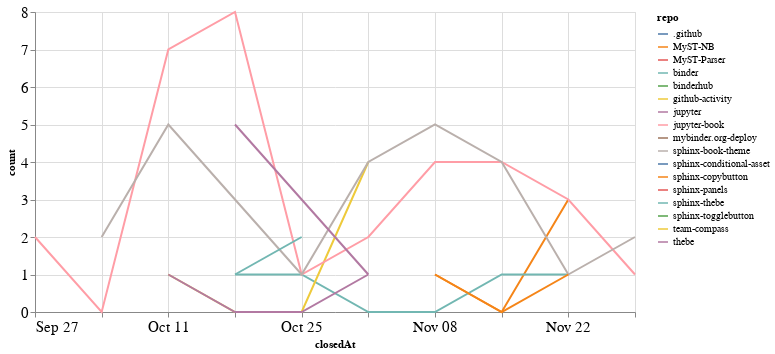

This figure's notebook cell:
### Code cell
closed_by_time = closed_by.groupby('repo').resample('W', on='closedAt').count()['author'].reset_index()
closed_by_time = closed_by_time.rename(columns={'author': 'count'})

alt.Chart(closed_by_time, width=600).mark_line().encode(
    x='closedAt',
    y='count',
    color='repo',
    tooltip="repo"
)

### Figure 1 — Vega-Lite specification as saved in the notebook (floating-point values rounded to 4 significant figures)
{"config": {"axisLeft": {"labelFontSize": 15}, "axisBottom": {"labelFontSize": 15}}, "data": {"name": "data-c5038de5a3de6f37d056c4983b8fe90f"}, "mark": "line", "encoding": {"color": {"type": "nominal", "field": "repo"}, "tooltip": {"type": "nominal", "field": "repo"}, "x": {"type": "temporal", "field": "closedAt"}, "y": {"type": "quantitative", "field": "count"}}, "width": 600, "$schema": "https://vega.github.io/schema/vega-lite/v4.8.1.json", "datasets": {"data-c5038de5a3de6f37d056c4983b8fe90f": [{"repo": ".github", "closedAt": "2020-11-08T00:00:00", "count": 1}, {"repo": "MyST-NB", "closedAt": "2020-11-08T00:00:00", "count": 1}, {"repo": "MyST-NB", "closedAt": "2020-11-15T00:00:00", "count": 0}, {"repo": "MyST-NB", "closedAt": "2020-11-22T00:00:00", "count": 3}, {"repo": "MyST-Parser", "closedAt": "2020-10-11T00:00:00", "count": 1}, {"repo": "binder", "closedAt": "2020-10-18T00:00:00", "count": 1}, {"repo": "binder", "closedAt": "2020-10-25T00:00:00", "count": 1}, {"repo": "binder", "closedAt": "2020-11-01T00:00:00", "count": 0}, {"repo": "binder", "closedAt": "2020-11-08T00:00:00", "count": 0}, {"repo": "binder", "closedAt": "2020-11-15T00:00:00", "count": 1}, {"repo": "binder", "closedAt": "2020-11-22T00:00:00", "count": 1}, {"repo": "binderhub", "closedAt": "2020-11-01T00:00:00", "count": 1}, {"repo": "github-activity", "closedAt": "2020-10-11T00:00:00", "count": 1}, {"repo": "github-activity", "closedAt": "2020-10-18T00:00:00", "count": 0}, {"repo": "github-activity", "closedAt": "2020-10-25T00:00:00", "count": 0}, {"repo": "github-activity", "closedAt": "2020-11-01T00:00:00", "count": 4}, {"repo": "jupyter", "closedAt": "2020-10-11T00:00:00", "count": 1}, {"repo": "jupyter", "closedAt": "2020-10-18T00:00:00", "count": 0}, {"repo": "jupyter", "closedAt": "2020-10-25T00:00:00", "count": 0}, {"repo": "jupyter", "closedAt": "2020-11-01T00:00:00", "count": 1}, {"repo": "jupyter-book", "closedAt": "2020-09-27T00:00:00", "count": 2}, {"repo": "jupyter-book", "closedAt": "2020-10-04T00:00:00", "count": 0}, {"repo": "jupyter-book", "closedAt": "2020-10-11T00:00:00", "count": 7}, {"repo": "jupyter-book", "closedAt": "2020-10-18T00:00:00", "count": 8}, {"repo": "jupyter-book", "closedAt": "2020-10-25T00:00:00", "count": 1}, {"repo": "jupyter-book", "closedAt": "2020-11-01T00:00:00", "count": 2}, {"repo": "jupyter-book", "closedAt": "2020-11-08T00:00:00", "count": 4}, {"repo": "jupyter-book", "closedAt": "2020-11-15T00:00:00", "count": 4}, {"repo": "jupyter-book", "closedAt": "2020-11-22T00:00:00", "count": 3}, {"repo": "jupyter-book", "closedAt": "2020-11-29T00:00:00", "count": 1}, {"repo": "mybinder.org-deploy", "closedAt": "2020-10-18T00:00:00", "count": 1}, {"repo": "sphinx-book-theme", "closedAt": "2020-10-04T00:00:00", "count": 2}, {"repo": "sphinx-book-theme", "closedAt": "2020-10-11T00:00:00", "count": 5}, {"repo": "sphinx-book-theme", "closedAt": "2020-10-18T00:00:00", "count": 3}, {"repo": "sphinx-book-theme", "closedAt": "2020-10-25T00:00:00", "count": 1}, {"repo": "sphinx-book-theme", "closedAt": "2020-11-01T00:00:00", "count": 4}, {"repo": "sphinx-book-theme", "closedAt": "2020-11-08T00:00:00", "count": 5}, {"repo": "sphinx-book-theme", "closedAt": "2020-11-15T00:00:00", "count": 4}, {"repo": "sphinx-book-theme", "closedAt": "2020-11-22T00:00:00", "count": 1}, {"repo": "sphinx-book-theme", "closedAt": "2020-11-29T00:00:00", "count": 2}, {"repo": "sphinx-conditional-asset", "closedAt": "2020-10-25T00:00:00", "count": 2}, {"repo": "sphinx-copybutton", "closedAt": "2020-11-08T00:00:00", "count": 1}, {"repo": "sphinx-copybutton", "closedAt": "2020-11-15T00:00:00", "count": 0}, {"repo": "sphinx-copybutton", "closedAt": "2020-11-22T00:00:00", "count": 1}, {"repo": "sphinx-panels", "closedAt": "2020-10-18T00:00:00", "count": 1}, {"repo": "sphinx-thebe", "closedAt": "2020-10-18T00:00:00", "count": 1}, {"repo": "sphinx-thebe", "closedAt": "2020-10-25T00:00:00", "count": 2}, {"repo": "sphinx-togglebutton", "closedAt": "2020-10-25T00:00:00", "count": 3}, {"repo": "team-compass", "closedAt": "2020-10-11T00:00:00", "count": 1}, {"repo": "thebe", "closedAt": "2020-10-18T00:00:00", "count": 5}, {"repo": "thebe", "closedAt": "2020-10-25T00:00:00", "count": 3}, {"repo": "thebe", "closedAt": "2020-11-01T00:00:00", "count": 1}]}}
